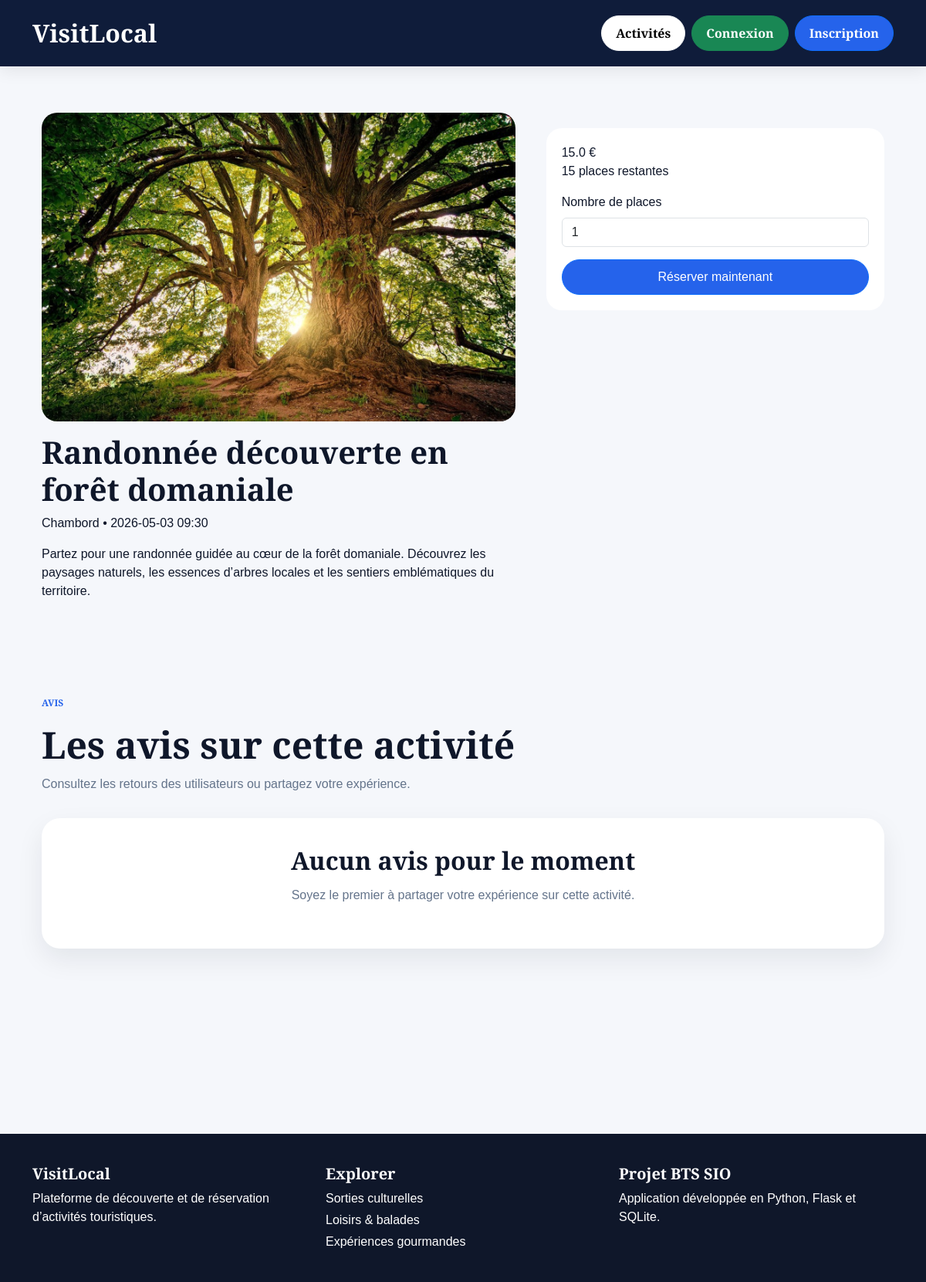
Screenshot of /activite/5 with the database file from the repository.
### tables this page shows
CREATE TABLE activites (
    id INTEGER PRIMARY KEY AUTOINCREMENT,
    titre TEXT NOT NULL,
    description TEXT NOT NULL,
    lieu TEXT NOT NULL,
    date_activite TEXT NOT NULL,
    prix REAL NOT NULL,
    places_disponibles INTEGER NOT NULL,
    categorie TEXT NOT NULL,
    image TEXT
);

### app.py (the view)
@app.route('/activite/<int:id>')
def activite_detail(id):
    conn = get_db_connection()
    activite = conn.execute(
        'SELECT * FROM activites WHERE id = ?',
        (id,)
    ).fetchone()
    if activite is None:
        conn.close()
        return "Activité introuvable"
    avis = conn.execute(
        '''
        SELECT avis.*, users.nom
        FROM avis
        JOIN users ON avis.user_id = users.id
        WHERE avis.activite_id = ?
        ORDER BY avis.date_avis DESC
        ''',
        (id,)
    ).fetchall()
    conn.close()
    return render_template('activite_detail.html', activite=activite, avis=avis)

### app.py (called while the page is built)
def get_db_connection():
    conn = sqlite3.connect('database.db')
    conn.row_factory = sqlite3.Row
    return conn

### templates/activite_detail.html (shortened to what this page needs)
{% extends 'base.html' %}
{% block content %}
<section class="main-spacing container">
    <div class="detail-layout">
        <div class="detail-left">
            <img
                src="{{ url_for('static', filename='images/' ~ activite.image) if activite.image else url_for('static', filename='images/hero.jpg') }}"
                alt="{{ activite.titre }}"
                class="detail-image">
            <h1 class="detail-title mt-3">{{ activite.titre }}</h1>
            <p class="detail-meta">
                {{ activite.lieu }} • {{ activite.date_activite }}
            </p>
            <p class="detail-description">
                {{ activite.description }}
            </p>
        </div>
        <div class="detail-right">
            <div class="booking-card">
                <div class="booking-price">
                    {{ activite.prix }} €
                </div>
                <p class="mb-3">
                    {{ activite.places_disponibles }} places restantes
                </p>
                {% if activite.places_disponibles > 0 %}
                <form method="POST" action="/reserver/{{ activite.id }}">
                    <div class="mb-3">
                        <label class="form-label">Nombre de places</label>
                        <input
                            type="number"
                            name="nb_places"
                            class="form-control"
                            value="1"
                            min="1"
                            max="{{ activite.places_disponibles }}"
                            required
                        >
                    </div>
                    <button type="submit" class="btn btn-primary hero-btn w-100">
                        Réserver maintenant
                    </button>
                </form>
                {% else %}
                <button class="btn btn-disabled w-100">
                    Complet
                </button>
                {% endif %}
            </div>
        </div>
    </div>
    <section class="editorial-section mt-5">
        <div class="section-heading">
            <p class="section-kicker">AVIS</p>
            <h2>Les avis sur cette activité</h2>
            <p class="section-description">
                Consultez les retours des utilisateurs ou partagez votre expérience.
            </p>
        </div>
        {% if avis|length > 0 %}
            <div class="row g-4">
                {% for a in avis %}
                <div class="col-md-6">
                    <div class="reservation-card h-100">
                        <div class="reservation-card-body">
                            <p class="mini-label">{{ a.nom }}</p>
                            <h3>{{ a.note }}/5</h3>
                            <p class="reservation-meta">{{ a.date_avis }}</p>
                            <p class="activity-description">{{ a.commentaire }}</p>
                        </div>
                    </div>
                </div>
                {% endfor %}
            </div>
        {% else %}
            <div class="empty-reservations-box">
                <h3>Aucun avis pour le moment</h3>
                <p>Soyez le premier à partager votre expérience sur cette activité.</p>
            </div>
        {% endif %}
    </section>
</section>
{% endblock %}

### static/css/style.css (style rules this page uses)
* { margin: 0; padding: 0; box-sizing: border-box; }
body { font-family: 'Playfair Display', sans-serif; background: #f5f7fb; color: #0f172a; line-height: 1.5; }
h1, h2, h3, h5, h6, .brand-logo { font-family: 'Playfair Display', sans-serif; font-weight : 700; }
.main-spacing { padding-top: 30px; padding-bottom: 60px; }
.section-heading { margin-bottom: 32px; }
.section-kicker { font-size: 12px; color: #2563eb; font-weight: 700; text-transform: uppercase; }
.section-heading h2 { font-size: 3rem; margin-bottom: 10px; }
.section-description { color: #64748b; }
.btn { border-radius: 999px !important; padding: 10px 18px !important; }
.btn-primary { background: #2563eb !important; color: white !important; }
.detail-layout { display: grid; grid-template-columns: 1.4fr 1fr; gap: 40px; }
.detail-image { width: 100%; height: 400px; object-fit: cover; border-radius: 20px; }
.booking-card { background: white; padding: 20px; border-radius: 20px; margin-top: 20px; }
.editorial-section { padding: 60px 0; }
.empty-reservations-box { background: white; border-radius: 24px; padding: 36px; box-shadow: 0 14px 34px rgba(15, 23, 42, 0.08); text-align: center; }
.empty-reservations-box h3 { font-size: 2rem; margin-bottom: 12px; }
.empty-reservations-box p { color: #64748b; max-width: 700px; margin: 0 auto 20px; line-height: 1.7; }

### rows the page displays
activites: image (picture), titre "Randonnée découverte en forêt domaniale", lieu "Chambord", date_activite "2026-05-03 09:30", description "Partez pour une randonnée guidée au cœur de la forêt domaniale. Découvrez les paysages naturels, les essences d’arbres locales et les sentiers emblématiques du territoire.", prix "15.0", places_disponibles "15"
